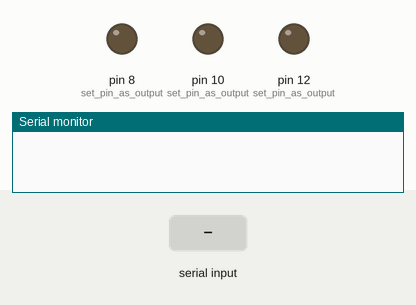
This sketch was run on a simulated Arduino Uno, built with avr-gcc and run on an emulated ATmega328P. Parts: output pins drawn as LEDs (lit = HIGH), the last lines printed to the serial monitor. Inputs (shaded band) come from the test bench.

Above: at 1.2 s.
1.3 s: "r" received over Serial
At 2.0 s:
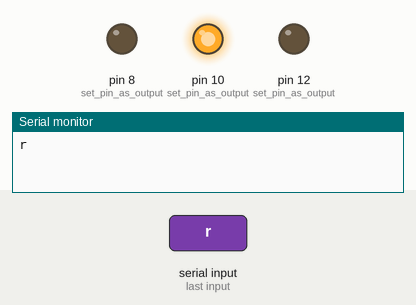
2.8 s: "b" received over Serial
At 3.2 s:
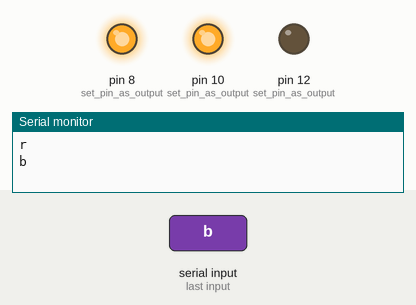
Timing chart, 0 to 5.8 s (numbered marks = the images above; inputs shaded):
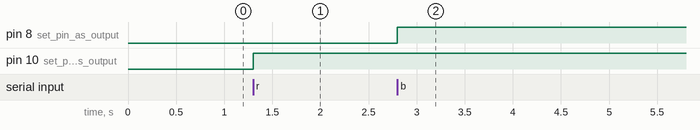

Measured:
- after the input at 1.3 s, pin 10 (set_pin_as_output): LOW → HIGH at once
- after the input at 2.8 s, pin 8 (set_pin_as_output): LOW → HIGH at once

The sketch:

exemple2withbluetooth.ino
```cpp
char Incoming_value = 0;

void setup() {

  // put your setup code here, to run once:
  pinMode(12, OUTPUT);   //set pin as output , blue led
  pinMode(10, OUTPUT);   //set pin as output , red led
  pinMode(8, OUTPUT);   //set pin as output , yellow led

  Serial.begin(9600);    //start serial communication @9600 bps
}

void loop() {

  if(Serial.available() > 0)
  {
    Incoming_value = Serial.read();      //Read the incoming data and store it into variable Incoming_value
    Serial.println(Incoming_value);        //Print Value of Incoming_value in Serial monitor

     if(Incoming_value == 'r'){       //if r received
      digitalWrite(10, HIGH); //turn on red led
      }
    if(Incoming_value == 'b'){       //if b received
      digitalWrite(8, HIGH); //turn on blue led
      }
    if(Incoming_value == 'y'){       //if y received
      digitalWrite(8, HIGH); //turn on yellow led
      }
    if(Incoming_value == 'f'){       //if f received
      digitalWrite(8, LOW); //turn off all led
      digitalWrite(10, LOW);
      digitalWrite(12, LOW);
      }
  }
}
```
